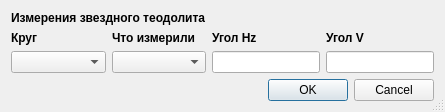
<?xml version="1.0" encoding="UTF-8"?>
<ui version="4.0">
 <class>Dialog</class>
 <widget class="QDialog" name="Dialog">
  <property name="geometry">
   <rect>
    <x>0</x>
    <y>0</y>
    <width>491</width>
    <height>105</height>
   </rect>
  </property>
  <property name="sizePolicy">
   <sizepolicy hsizetype="Fixed" vsizetype="Fixed">
    <horstretch>0</horstretch>
    <verstretch>0</verstretch>
   </sizepolicy>
  </property>
  <property name="windowTitle">
   <string>Запись звёздного теодолита</string>
  </property>
  <property name="sizeGripEnabled">
   <bool>true</bool>
  </property>
  <layout class="QGridLayout" name="gridLayout">
   <property name="sizeConstraint">
    <enum>QLayout::SetFixedSize</enum>
   </property>
   <item row="0" column="0" colspan="2">
    <widget class="QLabel" name="label_3">
     <property name="font">
      <font>
       <weight>75</weight>
       <bold>true</bold>
      </font>
     </property>
     <property name="text">
      <string>Измерения звездного теодолита</string>
     </property>
    </widget>
   </item>
   <item row="1" column="0">
    <widget class="QLabel" name="label_4">
     <property name="font">
      <font>
       <weight>75</weight>
       <bold>true</bold>
      </font>
     </property>
     <property name="text">
      <string>Круг</string>
     </property>
    </widget>
   </item>
   <item row="1" column="1">
    <widget class="QLabel" name="label_5">
     <property name="font">
      <font>
       <weight>75</weight>
       <bold>true</bold>
      </font>
     </property>
     <property name="text">
      <string>Что измерили</string>
     </property>
    </widget>
   </item>
   <item row="1" column="2">
    <widget class="QLabel" name="label">
     <property name="font">
      <font>
       <weight>75</weight>
       <bold>true</bold>
      </font>
     </property>
     <property name="text">
      <string>Угол Hz</string>
     </property>
    </widget>
   </item>
   <item row="1" column="3">
    <widget class="QLabel" name="label_2">
     <property name="font">
      <font>
       <weight>75</weight>
       <bold>true</bold>
      </font>
     </property>
     <property name="text">
      <string>Угол V</string>
     </property>
    </widget>
   </item>
   <item row="2" column="0">
    <widget class="QComboBox" name="CircleComboBox"/>
   </item>
   <item row="2" column="1">
    <widget class="QComboBox" name="MeasureObjComboBox"/>
   </item>
   <item row="2" column="2">
    <widget class="QLineEdit" name="HzAngleLineEdit"/>
   </item>
   <item row="2" column="3">
    <widget class="QLineEdit" name="VAngleLineEdit"/>
   </item>
   <item row="3" column="1" colspan="3">
    <widget class="QDialogButtonBox" name="buttonBox">
     <property name="orientation">
      <enum>Qt::Horizontal</enum>
     </property>
     <property name="standardButtons">
      <set>QDialogButtonBox::Cancel|QDialogButtonBox::Ok</set>
     </property>
    </widget>
   </item>
  </layout>
 </widget>
 <resources/>
 <connections>
  <connection>
   <sender>buttonBox</sender>
   <signal>accepted()</signal>
   <receiver>Dialog</receiver>
   <slot>accept()</slot>
   <hints>
    <hint type="sourcelabel">
     <x>248</x>
     <y>254</y>
    </hint>
    <hint type="destinationlabel">
     <x>157</x>
     <y>274</y>
    </hint>
   </hints>
  </connection>
  <connection>
   <sender>buttonBox</sender>
   <signal>rejected()</signal>
   <receiver>Dialog</receiver>
   <slot>reject()</slot>
   <hints>
    <hint type="sourcelabel">
     <x>316</x>
     <y>260</y>
    </hint>
    <hint type="destinationlabel">
     <x>286</x>
     <y>274</y>
    </hint>
   </hints>
  </connection>
 </connections>
</ui>
